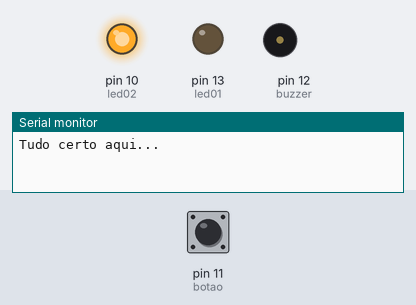
This sketch was run on a simulated Arduino Uno, built with avr-gcc and run on an emulated ATmega328P. Shown: output pins drawn as LEDs (lit = HIGH), buzzer (waves = sounding), the last lines printed to the serial monitor. The inputs (shaded band) are chosen by the test bench; at power-on: pin 11 (botao) LOW.

Above: at 1.2 s.
1.3 s: pin 11 (botao) pulled HIGH for 1 s
At 2.4 s:
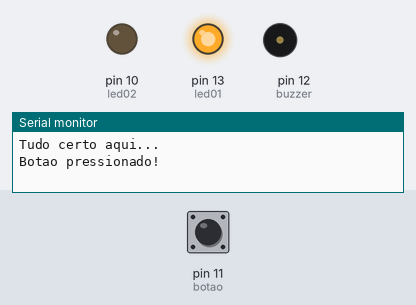
At 2.9 s:
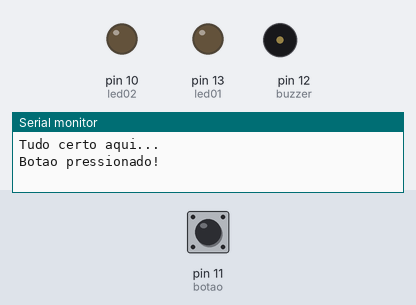
Timing chart, 0 to 4.7 s (numbered marks = the images above; inputs shaded):
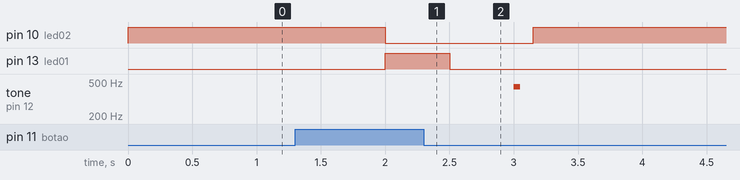

The sketch:

XI_EDU_Ligar_LED_vermelho_com_botao_Aparecer_Mensagem_buzzer.INO
```cpp
// Entrada e saída de dados:

int botao = 11;
int led01 = 13;
int led02 = 10;
int buzzer = 12;
int val = 0;


void setup() {

 Serial.begin(9600);

  pinMode (botao, INPUT);
  pinMode (led01, OUTPUT);
  pinMode (led02, OUTPUT);
  pinMode (buzzer, OUTPUT);

}

 void loop () {


   for (int i = 0; i<5; i++){


   val = digitalRead (botao);

   while (val == HIGH) {


  Serial.println ("Botao pressionado!");

  digitalWrite (led02, LOW);

  digitalWrite (led01, HIGH);
  delay (500);

  digitalWrite (led01, LOW);
  delay (500);

   tone (buzzer,440);
    delay(50);
    noTone (buzzer);
    delay(50);

  val = digitalRead (botao);

  delay (50);

 }


   }

  Serial.println ("Tudo certo aqui...");
   digitalWrite (led01, LOW);
   digitalWrite (led02, HIGH);
   delay (2000);

}
```

Measured:
- after the input at 1.3 s, pin 10 (led02): HIGH → LOW after 0.70 s, → HIGH 1.2 s later; pin 13 (led01): LOW → HIGH after 0.70 s, → LOW 0.50 s later; tone on pin 12 (buzzer): silent → 440 Hz after 1.7 s, → silent 0.05 s later
